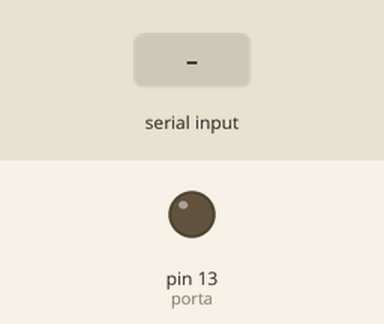
A sketch run on a simulated Arduino Uno, built with avr-gcc and run on an emulated ATmega328P. Parts: output pins drawn as LEDs (lit = HIGH). The inputs (shaded band) are chosen by the test bench.

Above: at 1.2 s.
1.3 s: "l" received over Serial
At 2.5 s:
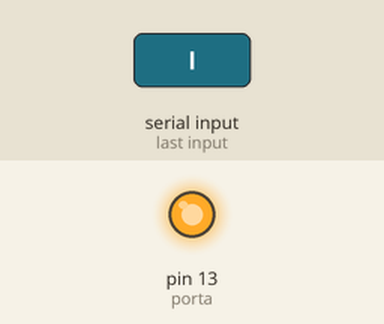
2.8 s: "d" received over Serial
At 3.8 s:
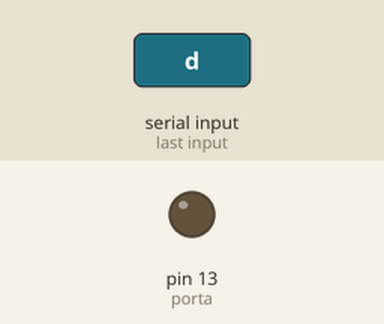
Timing chart, 0 to 5.8 s (numbered marks = the images above; inputs shaded):
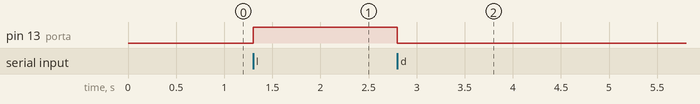

The sketch:

uma_lampada_arduino.ino
```cpp
/*
 * Referência: https://blog.eletrogate.com/como-conectar-o-arduino-com-o-python/
 * Código foi adaptado para a minha necessidade.
 */

char cmd;                     //Define a variável dos comandos seriais
int porta = 13;

void setup() {
  Serial.begin(9600);         //Inicia o Monitor Serial
  pinMode(porta, OUTPUT);         //Define o pino como saída
  digitalWrite(porta, LOW);
}

void loop() {
  cmd = Serial.read();        //Realiza a leitura do serial
  if (cmd == 'l') {           //Se o comando for "l", liga o led
    digitalWrite(porta, HIGH);
  }

  else if (cmd == 'd') {      //Se o comando for "d", desliga o led
    digitalWrite(porta, LOW);
  }
}
```

Measured:
- after the input at 1.3 s, pin 13 (porta): LOW → HIGH at once
- after the input at 2.8 s, pin 13 (porta): HIGH → LOW at once
